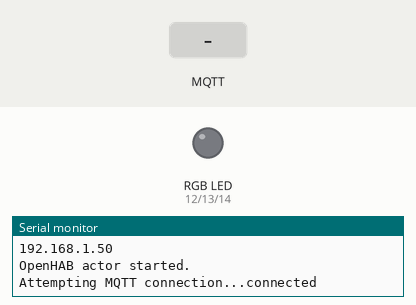
Bench run of a sketch on a simulated ESP8266 (NodeMCU). On the bench: an RGB LED mixed from three pins (HIGH = lit), the last lines printed to the serial monitor. The inputs (shaded band) are chosen by the test bench. Dim RGB values are drawn brighter than linear; WiFi joins after 1.5 s; servers stay silent unless stated; no MQTT or app messages arrive unless stated; not simulated (calls return 0 or success): passwords.h.

Above: at 2.7 s.
2.8 s: MQTT message "5" arrives on the first subscribed topic
At 4.0 s:
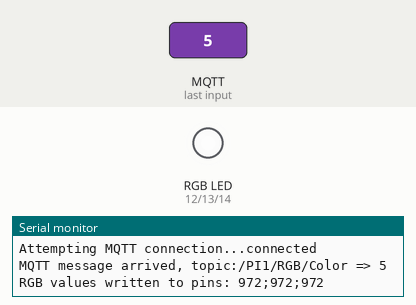
4.3 s: MQTT message "90" arrives on the first subscribed topic
At 5.4 s:
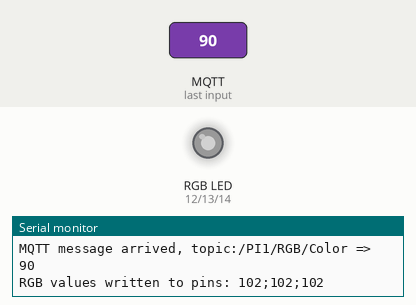
Timing chart, 0 to 7.3 s (numbered marks = the images above; inputs shaded):
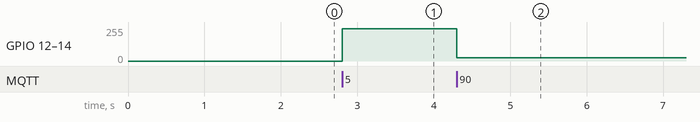

Measured:
- after the input at 2.8 s, GPIO 12 (redPin), GPIO 13 (greenPin), GPIO 14 (bluePin): 0/255 → 242/255 at once
- after the input at 4.3 s, GPIO 12 (redPin), GPIO 13 (greenPin), GPIO 14 (bluePin): 242/255 → 25/255 at once

The sketch:

actor-rgbLED.ino
```cpp
// ESP8266 sketch receiving data from MQTT and driving RGB LED (strip)
// wifi connection, receiving from OpenHAB

#include <ESP8266WiFi.h>
#include <PubSubClient.h>


// =============== configuration of Wifi ====================================
#define wifi_ssid "ssid"
#define wifi_password "password"

// configuration f MQTT server ==============================================
#define mqtt_server "mqtt server name/ip address"
// no MQTT security
// #define mqtt_user "your_username"
// #define mqtt_password "your_password"

// passwords and other sensitive information in a separate file not published
#include "passwords.h"

// =============== configuration of MQTT topics / OpenHAB items setup =======
#define RGB_topic "/PI1/RGB/Color"

// =============== configuration of RGB LED ==============================
#define redPin 12
#define greenPin 13
#define bluePin 14

// ===================== config end ==========================================

// https://community.openhab.org/t/openhab-control-of-led-rgb-strips-using-arduino-and-mqtt/4366
// https://github.com/openhab/openhab/wiki/Samples-Rules#how-to-use-colorpicker-widget-with-knxdali-rgb-led-stripe
// https://openhardwarecoza.wordpress.com/2015/10/15/openhab-mqtt-arduino-and-esp8266-part-8-rgbw-led-strips/


WiFiClient espClient;
PubSubClient client(espClient);


void setup() {
  Serial.begin(115200);

  pinMode(redPin, OUTPUT);
  pinMode(greenPin, OUTPUT);
  pinMode(bluePin, OUTPUT);

  setup_wifi();
  client.setServer(mqtt_server, 1883);
  client.setCallback(callback);
  Serial.println("OpenHAB actor started.");

}

void setup_wifi() {
  delay(10);
  // We start by connecting to a WiFi network
  Serial.println();
  Serial.print("Connecting to ");
  Serial.println(wifi_ssid);

  WiFi.begin(wifi_ssid, wifi_password);

  while (WiFi.status() != WL_CONNECTED) {
    delay(500);
    Serial.print(".");
  }

  Serial.println("");
  Serial.println("WiFi connected");
  Serial.println("IP address: ");
  Serial.println(WiFi.localIP());
}

void reconnect() {
  // Loop until we're reconnected
  while (!client.connected()) {
    Serial.print("Attempting MQTT connection...");
    // Attempt to connect
    if (client.connect("ESP8266Client")) {
      Serial.println("connected");
    } else {
      Serial.print("failed, rc=");
      Serial.print(client.state());
      Serial.println(" try again in 5 seconds");
      // Wait 5 seconds before retrying
      delay(5000);
    }
  }
}

// callback called when MQTT message arrives / see setCallback()
void callback(char* topic, byte* payload, unsigned int length) {

  payload[length] = '\0';
  String s_payload = String((char *)payload);
  String s_topic = String((char *)topic);

  Serial.print("MQTT message arrived, topic:");
  Serial.print(topic);
  Serial.print(" => ");
  Serial.println(s_payload);


  if (s_topic == RGB_topic){
    //topic from OpenHAB is in a form of r;g;b where the individual color
    //values are 0-100
    //output is inverse - RGB LED example
    int c1 = s_payload.indexOf(';');
    int c2 = s_payload.indexOf(';',c1+1);
    int red = map(s_payload.toInt(),0,100,PWMRANGE,0);
    int green = map(s_payload.substring(c1+1,c2).toInt(),0,100,PWMRANGE,0);
    int blue = map(s_payload.substring(c2+1).toInt(),0,100,PWMRANGE,0);

    analogWrite(redPin, red);
    analogWrite(greenPin, green);
    analogWrite(bluePin, blue);

    Serial.print("RGB values written to pins: ");
    Serial.print(red);
    Serial.print(";");
    Serial.print(green);
    Serial.print(";");
    Serial.println(blue);
    Serial.flush();
 }

}


// lastMsg is time when last measurement was done
long lastMsg = millis();

void loop(){
  //auto reconnect MQTT if needed
  if (!client.connected()) {
    reconnect();
    client.subscribe(RGB_topic);
  }
  //call MQTT library internal loop
  client.loop();

  //long now = millis();
  //if (now - lastMsg > 5000) {
  //  // do measurement and send it
  //  lastMsg = now;
  //}
}
```
